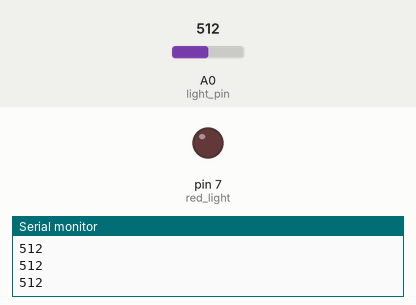
The sketch below on a simulated Arduino Uno, built with avr-gcc and run on an emulated ATmega328P. Shown: output pins drawn as LEDs (lit = HIGH), the last lines printed to the serial monitor. Inputs (shaded band) come from the test bench; at power-on: A0 (light_pin) = 512.

Above: at 1.2 s.
1.3 s: A0 (light_pin) set to 484
At 1.9 s:
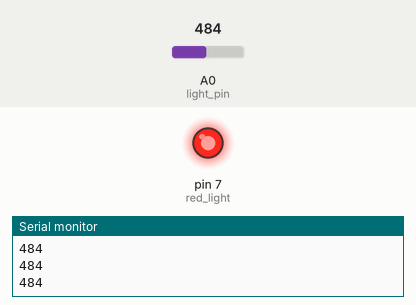
2.8 s: A0 (light_pin) set to 510
At 3.3 s:
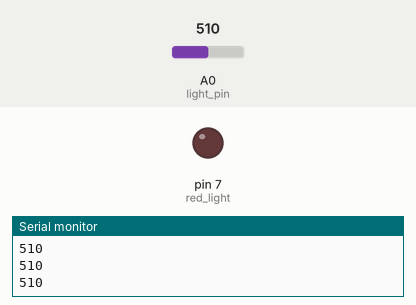
4.3 s: A0 (light_pin) set to 490
At 4.7 s:
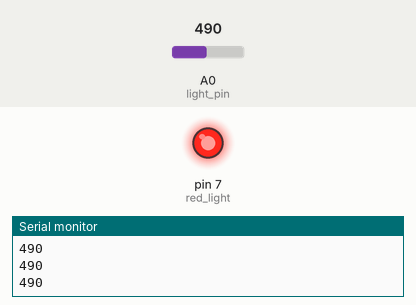
Timing chart, 0 to 7.3 s (numbered marks = the images above; inputs shaded):
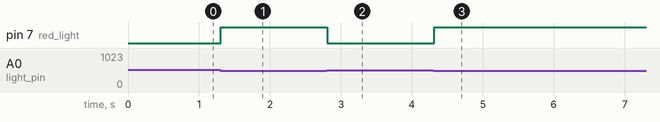

Measured:
- the behaviour switches between 500 and 499 on A0 (light_pin) (found by bisection; images 0 and 1)
- after the input at 1.3 s, pin 7 (red_light): LOW → HIGH at once
- after the input at 2.8 s, pin 7 (red_light): HIGH → LOW at once
- after the input at 4.3 s, pin 7 (red_light): LOW → HIGH at once

The sketch:

quiz02.ino
```cpp
// C++ code
//

int light_pin = A0;
int red_light = 7;
void setup()
{
    Serial.begin(9600);
    pinMode(light_pin, INPUT);
    pinMode(red_light, OUTPUT);
}

void loop()
{
    // if (analogRead(light_pin) < 500) mở đèn
    // else tắt đèn
    // digitalWrite(red_light, HIGH);
    if (analogRead(light_pin) < 500){
        digitalWrite(red_light, HIGH);
    }
    else{
        digitalWrite(red_light, LOW);
    }

    Serial.println(analogRead(light_pin));
    delay(100);
}
```
